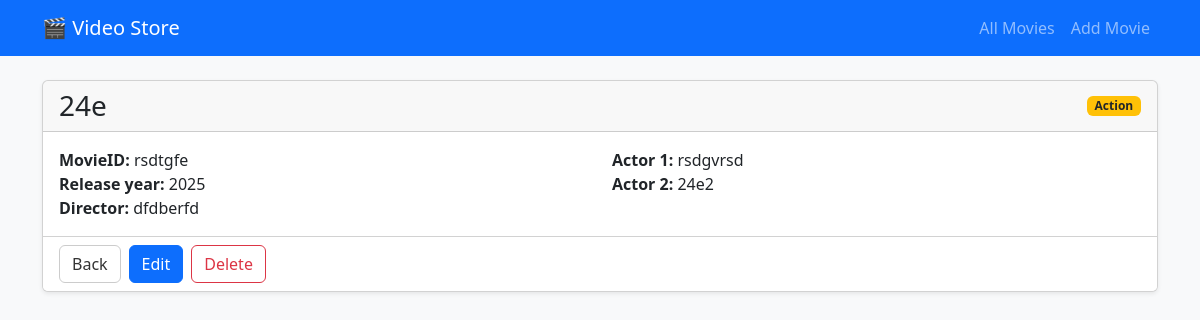
The page /rsdtgfe/ on the database its author committed.
### movies/models.py (models this page shows, shortened)
class Video(models.Model):
    GENRE_CHOICES = [
        ("Comedy", "Comedy"),
        ("Romance", "Romance"),
        ("Action", "Action"),
        ("Drama", "Drama"),
        ("Horror", "Horror"),
        ("Sci-Fi", "Sci-Fi"),
    ]
    movie_id = models.CharField(max_length=20, unique=True)        # MovieID
    title = models.CharField(max_length=200)                       # MovieTitle
    actor1_name = models.CharField(max_length=100)                 # Actor1Name
    actor2_name = models.CharField(max_length=100, blank=True)     # Actor2Name
    director_name = models.CharField(max_length=100)               # DirectorName
    genre = models.CharField(max_length=20, choices=GENRE_CHOICES) # MovieGenre
    release_year = models.PositiveIntegerField()                   # ReleaseYear

### movies/views.py (the view)
# urls.py: path("<str:movie_id>/", views.video_detail, name="video_detail"),
def video_detail(request, movie_id):
    video = get_object_or_404(Video, movie_id=movie_id)
    return render(request, "movies/video_detail.html", {"video": video})

### templates/movies/video_detail.html
{% extends "base.html" %}
{% block content %}
<div class="card shadow-sm">
  <div class="card-header d-flex align-items-center">
    <h3 class="mb-0">{{ video.title }}</h3>
    <span class="badge bg-warning text-dark ms-auto">{{ video.genre }}</span>
  </div>
  <div class="card-body">
    <div class="row row-cols-1 row-cols-md-2">
      <div class="col">
        <ul class="list-unstyled mb-0">
          <li><b>MovieID:</b> {{ video.movie_id }}</li>
          <li><b>Release year:</b> {{ video.release_year }}</li>
          <li><b>Director:</b> {{ video.director_name }}</li>
        </ul>
      </div>
      <div class="col">
        <ul class="list-unstyled mb-0">
          <li><b>Actor 1:</b> {{ video.actor1_name }}</li>
          <li><b>Actor 2:</b> {{ video.actor2_name|default:"—" }}</li>
        </ul>
      </div>
    </div>
  </div>
  <div class="card-footer bg-white d-flex gap-2">
    <a class="btn btn-light-outline" href="{% url 'video_list' %}">Back</a>
    <a class="btn btn-primary" href="{% url 'video_update' video.movie_id %}">Edit</a>
    <a class="btn btn-outline-danger" href="{% url 'video_delete' video.movie_id %}">Delete</a>
  </div>
</div>
{% endblock %}

### static/css/app.css (style rules this page uses)
.btn-light-outline { border: 1px solid #ccc; color: #333; background: #fff; }

### rows shown on the page
Video: title "24e", genre "Action", movie_id "rsdtgfe", release_year "2025", director_name "dfdberfd", actor1_name "rsdgvrsd", actor2_name "24e2"
